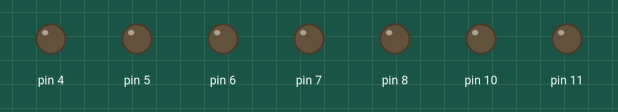
Recording of a sketch running on a simulated Arduino Uno, built with avr-gcc and run on an emulated ATmega328P. Shown: output pins drawn as LEDs (lit = HIGH).

Above: at 0.05 s.
At 6.0 s:
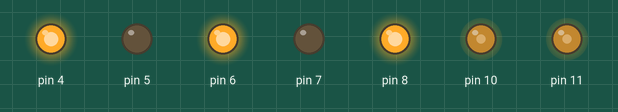
Timing chart, 0 to 6.9 s (numbered marks = the images above):
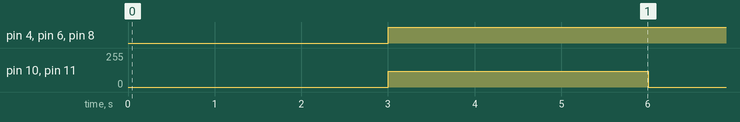

The sketch:

prueba_rapida.ino
```cpp
void setup()
{
  //M1
  pinMode(5,OUTPUT);
  pinMode(6,OUTPUT);
  //M1
  //M2
  pinMode(7,OUTPUT);
  pinMode(8,OUTPUT);
  //M2
  pinMode(4,OUTPUT);
  //pinMode(13,OUTPUT);
  Serial.begin(9600);
  //digitalWrite(13,LOW);
}

void loop()
{
  /*if(Serial.available()){
    char resp = Serial.read();
    if(resp == 'r'){
      digitalWrite(13,HIGH);
      digitalWrite(4,HIGH);
       runM(120);
    }
    else if(resp == 's'){
      digitalWrite(13,LOW);
      runM(0);
    }
  }*/delay(3000);
     //digitalWrite(13,HIGH);
     digitalWrite(4,HIGH);
     runM(120);
     delay(3000);
     //digitalWrite(13,LOW);
     runM(0);
}

void runM(int PWM){
  //M1
  digitalWrite(5, LOW);
  digitalWrite(6, HIGH);
  analogWrite(11, PWM);
  //M2
  digitalWrite(7, LOW);
  digitalWrite(8, HIGH);
  analogWrite(10, PWM);
}
```

Measured:
- by itself, pin 4, pin 6, pin 8: LOW → HIGH at 3.0 s
- by itself, pin 10, pin 11: alternates 120/255 for 3.0 s and 0/255 for 3.0 s
